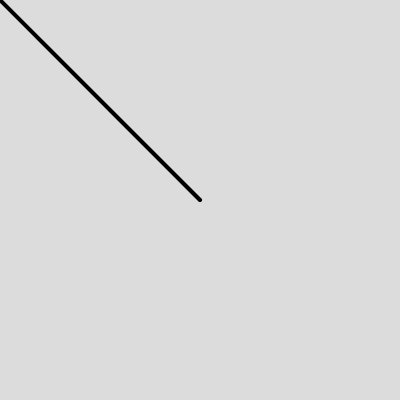
Frame 1 (no input)
Frame 60 (no input): identical to frame 1, image omitted
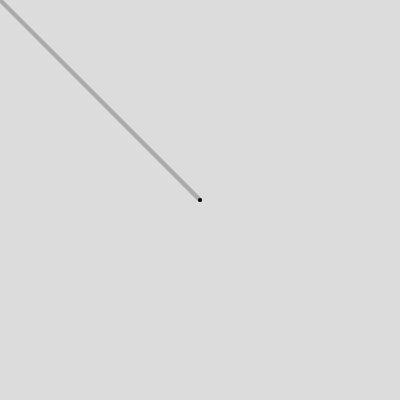
Frame 120 (the mouse pressed at the canvas centre since frame 60)

The p5.js sketch that drew these frames (run headless with seeded random() and noise() and a simulated clock; from frame 60 on, the mouse is pressed at the canvas centre):

// p5.js sketch
// ── sketch.js
function setup() {
  createCanvas(400, 400);
  
}

function draw() {
  background(220);

  let mouse = createVector(mouseX, mouseY);
  let center = createVector(width/2, height/2);
  
  
  strokeWeight(4);
  stroke(170);
  line(0, 0, center.x, center.y);
  line(0, 0, mouse.x, mouse.y);
  
  mouse.sub(center);
  
  stroke(0);
  // move the origin to (width/2, height/2), the canvas center
  // translate() to visualize the resulting vector as a line from the center (width / 2, height / 2) to the mouse.
  translate(center.x, center.y); 
  line(0, 0, mouse.x, mouse.y);
  
  
}
